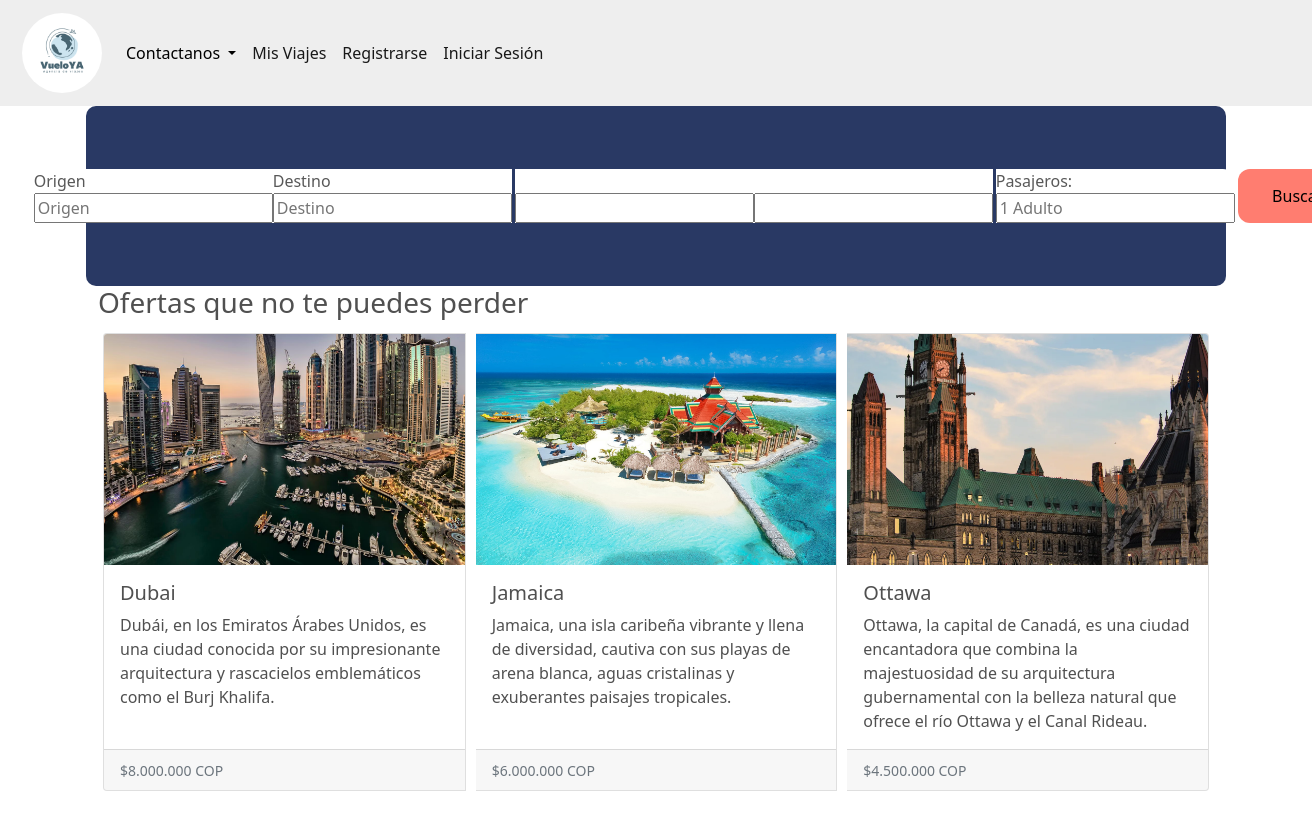
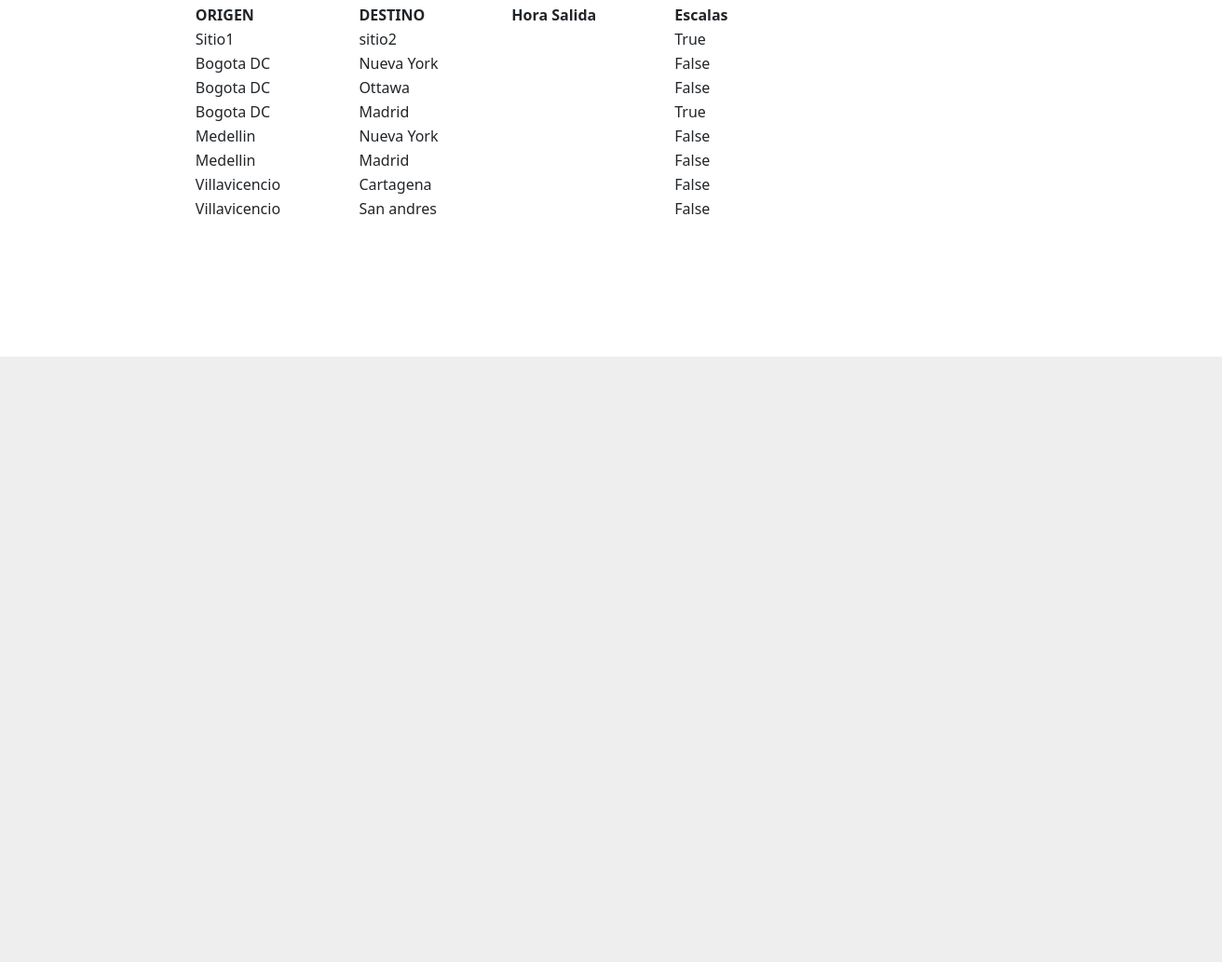
The app's page /home_dev2 with its own data (2 pictures, top to bottom).
### lib/models.py (models this page shows, shortened)
class Vuelo(models.Model):
    origen= models.CharField(max_length=100, verbose_name='Origen')
    destino= models.CharField(max_length=100, verbose_name='Destino')
    fechasalida= models.DateTimeField(default='2023-12-01 00:00:00', verbose_name='Salida_d')
    fechavuelta= models.DateTimeField(default='2023-12-01 00:00:00', verbose_name='vuelta_d')
    Escalado= models.BooleanField(verbose_name='Escalas')
    Ida_vuelta= models.BooleanField(default=False, verbose_name='ida_vuelta')

### lib/views.py (the view)
# urls.py: path('home_dev2', views.home_dev2, name='home_dev2'),
def home_dev2(request):
    form_busqueda = BusquedaForm(request.POST or None)
    if form_busqueda.is_valid():
        print(request.POST)
        return redirect('misviajes')
    lista_vuelos = Vuelo.objects.all()
    return render(request, 'paginas/home_dev2.html', {'lista_vuelos': lista_vuelos, 'form_busqueda': form_busqueda})

### lib/forms.py
class BusquedaForm(forms.ModelForm):
    class Meta:
        model = Vuelo
        fields = '__all__'

### lib/templates/paginas/home_dev2.html (shortened to what this page needs)
{% extends "index.html" %}
{% block contenido %}
{% load static %}
<div class="container-fluid mauro-gei">
  <div class="container mauro-dos">
      <form action="" method="post">
        <div style="margin-left: 3%; margin-right: 3%; display:flex; flex-direction: row; justify-content: left; align-items: left;">
            <div style="background-color: white; border-top-left-radius: 12px; border-bottom-left-radius: 12px;">
              <div>
                <label>{{form_busqueda.origen.label}}</label>
                <input
                type="{{form_busqueda.origen.widget.input_type}}"
                name="{{form_busqueda.origen.name}}"
                aria-describedby="helpId"
                placeholder="{{form_busqueda.origen.label}}">
              </div>
            </div>
            <div style="background-color: white;">
                <div>
                  <label>{{form_busqueda.destino.label}}</label>
                  <input
                  type="{{form_busqueda.destino.widget.input_type}}"
                  name="{{form_busqueda.destino.name}}"
                  aria-describedby="helpId"
                  placeholder="{{form_busqueda.destino.label}}">
                </div>
            </div>
            <div style="min-width: 3px;"></div>
            <div style="background-color: white;">
                <div>
                  <input
                  type="{{form_busqueda.horasalida.widget.input_type}}"
                  name="{{form_busqueda.horasalida.name}}"
                  aria-describedby="helpId"
                  placeholder="{{form_busqueda.horasalida.label}}">
                </div>
            </div>
            <div style="background-color: white;">
                <div>
                  <input
                  type="{{form_busqueda.horasalida.widget.input_type}}"
                  name="{{form_busqueda.horasalida.name}}"
                  aria-describedby="helpId"
                  placeholder="{{form_busqueda.horasalida.label}}">
                </div>
            </div>
            <div style="min-width: 3px;"></div>
            <div style="background-color: white; border-top-right-radius: 12px; border-bottom-right-radius: 12px;">
                <div>
                  <label>Pasajeros:</label>
                  <input placeholder="1 Adulto">
                </div>
            </div>
            <div style="min-width: 3px;"></div>
            <input type="submit"  style="min-width: 120px; background-color: #FF7D70; border-radius: 12px; border:none" value="Buscar"/>
        </div>
      </form>
  </div>
</div>
<div class="container">
  <h3 class="ofertas" style="color: #505050;">Ofertas que no te puedes perder</h3>
    <div class="card-group">
      <div class="card card-with-margin" style="margin: 5px;">
        <img class="card-img-top" src="{% static 'img/Dubai.png' %}" alt="">
        <div class="card-body">
          <h5 class="card-title" style="color: #505050;">Dubai</h5>
          <p class="card-text" style="color: #505050;">Dubái, en los Emiratos Árabes Unidos, es una ciudad conocida por su impresionante arquitectura y rascacielos emblemáticos como el Burj Khalifa.</p>
        </div>
        <div class="card-footer">
          <small class="text-muted">$8.000.000 COP</small>
        </div>
      </div>
      <div class="card card-with-margin" style="margin: 5px;">
        <img class="card-img-top" src="{% static 'img/Jamaica.png' %}" alt="...">
        <div class="card-body">
          <h5 class="card-title" style="color: #505050;">Jamaica</h5>
          <p class="card-text" style="color: #505050;">Jamaica, una isla caribeña vibrante y llena de diversidad, cautiva con sus playas de arena blanca, aguas cristalinas y exuberantes paisajes tropicales.</p>
        </div>
        <div class="card-footer">
          <small class="text-muted">$6.000.000 COP</small>
        </div>
      </div>
      <div class="card card-with-margin" style="margin: 5px;">
        <img class="card-img-top"  src="{% static 'img/Ottawa.png' %}" alt="...">
        <div class="card-body">
          <h5 class="card-title" style="color: #505050;">Ottawa</h5>
          <p class="card-text" style="color: #505050;">Ottawa, la capital de Canadá, es una ciudad encantadora que combina la majestuosidad de su arquitectura gubernamental con la belleza natural que ofrece el río Ottawa y el Canal Rideau. </p>
        </div>
        <div class="card-footer">
          <small class="text-muted">$4.500.000 COP</small>
        </div>
      </div>
    </div>
</div>
<div class="container-fluid" style="height: 45vh; width: 70%; justify-content: center; align-items: center; margin-top: 30px;">
  <table style="width: 70%;">
    <tr>
      <th>ORIGEN</th>
      <th>DESTINO</th>
      <th>Hora Salida</th>
      <th>Escalas</th>
    </tr>
    {% for vuelo in lista_vuelos %}
    <tr>
      <td>{{vuelo.origen}}</td>
      <td>{{vuelo.destino}}</td>
      <td>{{vuelo.horasalida}}</td>
      <td>{{vuelo.Escalado}}</td>
    </tr>
  {% endfor %}
   </table>
</div>
<div class="container-fluid mauro-tres">
</div>
{% endblock %}

### lib/templates/index.html (shortened to what this page needs)
{% load static %}
<!doctype html>
<html lang="en">
<head>
  <link rel="stylesheet" type="text/css" href="{% static 'css/styles.css' %}">
  <link href="https://cdn.jsdelivr.net/npm/bootstrap@5.0.2/dist/css/bootstrap.min.css" rel="stylesheet">
</head>
<body>
  <nav class="navbar navbar-expand-lg navbar-light" style="background-color: #eeeeee;">
    <div class="container-fluid">
      <a class="navbar-brand" href="{% url 'home' %}"><img class="logo-img" src="{% static 'img/Logo.png' %}" alt="" style="width: 80px; border-radius: 80px;"></a>
      <div class="collapse navbar-collapse" id="navbarNavDropdown">
        <ul class="navbar-nav">
          <li class="nav-item dropdown">
            <a class="nav-link dropdown-toggle" href="#" id="navbarDropdownMenuLink" role="button" data-bs-toggle="dropdown" aria-expanded="false" style="color: black;">
              Contactanos
            </a>
          </li>
          <li class="nav-item">
            <a class="nav-link active" aria-current="page" href="{% url 'misviajes' %}">Mis Viajes</a>
          </li>
          <li class="nav-item">
            <a class="nav-link active" aria-current="page" href="{% url 'registrarse' %}">Registrarse</a>
          </li>
          <li class="nav-item">
            <a class="nav-link active" aria-current="page" href="{% url 'iniciarsesion' %}">Iniciar Sesión</a>
          </li>
        </ul>
      </div>
    </div>
  </nav>
    {% block contenido %} {% endblock %}
</body>
</html>

### records on screen
Vuelo: origen "Sitio1", destino "sitio2", Escalado "True"
Vuelo: origen "Bogota DC", destino "Nueva York", Escalado "False"
Vuelo: origen "Bogota DC", destino "Ottawa", Escalado "False"
Vuelo: origen "Bogota DC", destino "Madrid", Escalado "True"
Vuelo: origen "Medellin", destino "Nueva York", Escalado "False"
Vuelo: origen "Medellin", destino "Madrid", Escalado "False"
Vuelo: origen "Villavicencio", destino "Cartagena", Escalado "False"
Vuelo: origen "Villavicencio", destino "San andres", Escalado "False"
